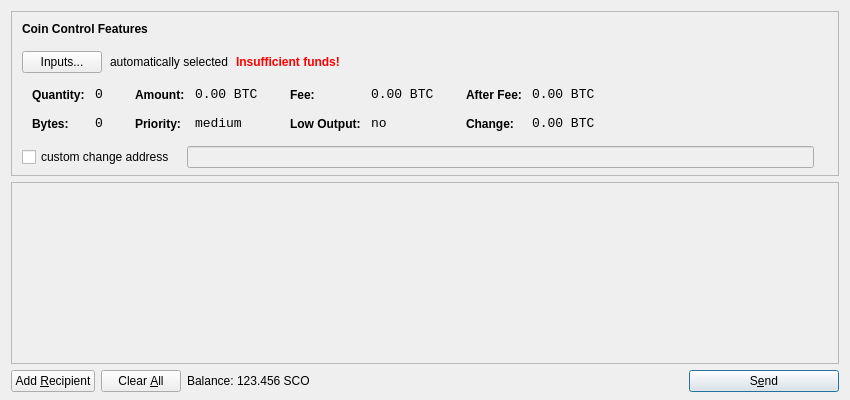
<?xml version="1.0" encoding="UTF-8"?>
<ui version="4.0">
 <class>SendCoinsDialog</class>
 <widget class="QDialog" name="SendCoinsDialog">
  <property name="geometry">
   <rect>
    <x>0</x>
    <y>0</y>
    <width>850</width>
    <height>400</height>
   </rect>
  </property>
  <property name="windowTitle">
   <string>Send Coins</string>
  </property>
  <layout class="QVBoxLayout" name="verticalLayout" stretch="0,1,0">
   <property name="bottomMargin">
    <number>8</number>
   </property>
   <item>
    <widget class="QFrame" name="frameCoinControl">
     <property name="sizePolicy">
      <sizepolicy hsizetype="Expanding" vsizetype="Expanding">
       <horstretch>0</horstretch>
       <verstretch>0</verstretch>
      </sizepolicy>
     </property>
     <property name="maximumSize">
      <size>
       <width>16777215</width>
       <height>16777215</height>
      </size>
     </property>
     <property name="frameShape">
      <enum>QFrame::StyledPanel</enum>
     </property>
     <property name="frameShadow">
      <enum>QFrame::Sunken</enum>
     </property>
     <layout class="QVBoxLayout" name="verticalLayoutCoinControl2">
      <property name="spacing">
       <number>-1</number>
      </property>
      <property name="leftMargin">
       <number>0</number>
      </property>
      <property name="topMargin">
       <number>0</number>
      </property>
      <property name="rightMargin">
       <number>0</number>
      </property>
      <property name="bottomMargin">
       <number>6</number>
      </property>
      <item>
       <layout class="QVBoxLayout" name="verticalLayoutCoinControl" stretch="0,0,0,0,1">
        <property name="spacing">
         <number>0</number>
        </property>
        <property name="leftMargin">
         <number>10</number>
        </property>
        <property name="topMargin">
         <number>10</number>
        </property>
        <item>
         <layout class="QHBoxLayout" name="horizontalLayoutCoinControl1">
          <property name="bottomMargin">
           <number>15</number>
          </property>
          <item>
           <widget class="QLabel" name="labelCoinControlFeatures">
            <property name="sizePolicy">
             <sizepolicy hsizetype="Preferred" vsizetype="Maximum">
              <horstretch>0</horstretch>
              <verstretch>0</verstretch>
             </sizepolicy>
            </property>
            <property name="font">
             <font>
              <weight>75</weight>
              <bold>true</bold>
             </font>
            </property>
            <property name="styleSheet">
             <string notr="true">font-weight:bold;</string>
            </property>
            <property name="text">
             <string>Coin Control Features</string>
            </property>
           </widget>
          </item>
         </layout>
        </item>
        <item>
         <layout class="QHBoxLayout" name="horizontalLayoutCoinControl2" stretch="0,0,0,0">
          <property name="spacing">
           <number>8</number>
          </property>
          <property name="bottomMargin">
           <number>10</number>
          </property>
          <item>
           <widget class="QPushButton" name="pushButtonCoinControl">
            <property name="styleSheet">
             <string notr="true"/>
            </property>
            <property name="text">
             <string>Inputs...</string>
            </property>
           </widget>
          </item>
          <item>
           <widget class="QLabel" name="labelCoinControlAutomaticallySelected">
            <property name="text">
             <string>automatically selected</string>
            </property>
            <property name="margin">
             <number>5</number>
            </property>
           </widget>
          </item>
          <item>
           <widget class="QLabel" name="labelCoinControlInsuffFunds">
            <property name="font">
             <font>
              <weight>75</weight>
              <bold>true</bold>
             </font>
            </property>
            <property name="styleSheet">
             <string notr="true">color:red;font-weight:bold;</string>
            </property>
            <property name="text">
             <string>Insufficient funds!</string>
            </property>
            <property name="margin">
             <number>5</number>
            </property>
           </widget>
          </item>
          <item>
           <spacer name="horizontalSpacerCoinControl">
            <property name="orientation">
             <enum>Qt::Horizontal</enum>
            </property>
            <property name="sizeHint" stdset="0">
             <size>
              <width>40</width>
              <height>1</height>
             </size>
            </property>
           </spacer>
          </item>
         </layout>
        </item>
        <item>
         <widget class="QWidget" name="widgetCoinControl" native="true">
          <property name="sizePolicy">
           <sizepolicy hsizetype="Preferred" vsizetype="Preferred">
            <horstretch>0</horstretch>
            <verstretch>0</verstretch>
           </sizepolicy>
          </property>
          <property name="minimumSize">
           <size>
            <width>0</width>
            <height>0</height>
           </size>
          </property>
          <property name="styleSheet">
           <string notr="true"/>
          </property>
          <layout class="QHBoxLayout" name="horizontalLayoutCoinControl5">
           <property name="margin">
            <number>0</number>
           </property>
           <item>
            <layout class="QHBoxLayout" name="horizontalLayoutCoinControl3" stretch="0,0,0,1">
             <property name="spacing">
              <number>20</number>
             </property>
             <property name="topMargin">
              <number>0</number>
             </property>
             <property name="bottomMargin">
              <number>10</number>
             </property>
             <item>
              <layout class="QFormLayout" name="formLayoutCoinControl1">
               <property name="horizontalSpacing">
                <number>10</number>
               </property>
               <property name="verticalSpacing">
                <number>14</number>
               </property>
               <property name="leftMargin">
                <number>10</number>
               </property>
               <property name="topMargin">
                <number>4</number>
               </property>
               <property name="rightMargin">
                <number>6</number>
               </property>
               <item row="0" column="0">
                <widget class="QLabel" name="labelCoinControlQuantityText">
                 <property name="styleSheet">
                  <string notr="true">font-weight:bold;</string>
                 </property>
                 <property name="text">
                  <string>Quantity:</string>
                 </property>
                 <property name="margin">
                  <number>0</number>
                 </property>
                </widget>
               </item>
               <item row="0" column="1">
                <widget class="QLabel" name="labelCoinControlQuantity">
                 <property name="font">
                  <font>
                   <family>Monospace</family>
                   <pointsize>10</pointsize>
                  </font>
                 </property>
                 <property name="cursor">
                  <cursorShape>IBeamCursor</cursorShape>
                 </property>
                 <property name="contextMenuPolicy">
                  <enum>Qt::ActionsContextMenu</enum>
                 </property>
                 <property name="text">
                  <string notr="true">0</string>
                 </property>
                 <property name="margin">
                  <number>0</number>
                 </property>
                 <property name="textInteractionFlags">
                  <set>Qt::LinksAccessibleByMouse|Qt::TextSelectableByKeyboard|Qt::TextSelectableByMouse</set>
                 </property>
                </widget>
               </item>
               <item row="1" column="0">
                <widget class="QLabel" name="labelCoinControlBytesText">
                 <property name="styleSheet">
                  <string notr="true">font-weight:bold;</string>
                 </property>
                 <property name="text">
                  <string>Bytes:</string>
                 </property>
                </widget>
               </item>
               <item row="1" column="1">
                <widget class="QLabel" name="labelCoinControlBytes">
                 <property name="font">
                  <font>
                   <family>Monospace</family>
                   <pointsize>10</pointsize>
                  </font>
                 </property>
                 <property name="cursor">
                  <cursorShape>IBeamCursor</cursorShape>
                 </property>
                 <property name="contextMenuPolicy">
                  <enum>Qt::ActionsContextMenu</enum>
                 </property>
                 <property name="text">
                  <string notr="true">0</string>
                 </property>
                 <property name="textInteractionFlags">
                  <set>Qt::LinksAccessibleByMouse|Qt::TextSelectableByKeyboard|Qt::TextSelectableByMouse</set>
                 </property>
                </widget>
               </item>
              </layout>
             </item>
             <item>
              <layout class="QFormLayout" name="formLayoutCoinControl2">
               <property name="horizontalSpacing">
                <number>10</number>
               </property>
               <property name="verticalSpacing">
                <number>14</number>
               </property>
               <property name="leftMargin">
                <number>6</number>
               </property>
               <property name="topMargin">
                <number>4</number>
               </property>
               <property name="rightMargin">
                <number>6</number>
               </property>
               <item row="0" column="0">
                <widget class="QLabel" name="labelCoinControlAmountText">
                 <property name="styleSheet">
                  <string notr="true">font-weight:bold;</string>
                 </property>
                 <property name="text">
                  <string>Amount:</string>
                 </property>
                 <property name="margin">
                  <number>0</number>
                 </property>
                </widget>
               </item>
               <item row="0" column="1">
                <widget class="QLabel" name="labelCoinControlAmount">
                 <property name="font">
                  <font>
                   <family>Monospace</family>
                   <pointsize>10</pointsize>
                  </font>
                 </property>
                 <property name="cursor">
                  <cursorShape>IBeamCursor</cursorShape>
                 </property>
                 <property name="contextMenuPolicy">
                  <enum>Qt::ActionsContextMenu</enum>
                 </property>
                 <property name="text">
                  <string notr="true">0.00 BTC</string>
                 </property>
                 <property name="textInteractionFlags">
                  <set>Qt::LinksAccessibleByMouse|Qt::TextSelectableByKeyboard|Qt::TextSelectableByMouse</set>
                 </property>
                </widget>
               </item>
               <item row="1" column="0">
                <widget class="QLabel" name="labelCoinControlPriorityText">
                 <property name="styleSheet">
                  <string notr="true">font-weight:bold;</string>
                 </property>
                 <property name="text">
                  <string>Priority:</string>
                 </property>
                </widget>
               </item>
               <item row="1" column="1">
                <widget class="QLabel" name="labelCoinControlPriority">
                 <property name="font">
                  <font>
                   <family>Monospace</family>
                   <pointsize>10</pointsize>
                  </font>
                 </property>
                 <property name="cursor">
                  <cursorShape>IBeamCursor</cursorShape>
                 </property>
                 <property name="contextMenuPolicy">
                  <enum>Qt::ActionsContextMenu</enum>
                 </property>
                 <property name="text">
                  <string>medium</string>
                 </property>
                 <property name="textInteractionFlags">
                  <set>Qt::LinksAccessibleByMouse|Qt::TextSelectableByKeyboard|Qt::TextSelectableByMouse</set>
                 </property>
                </widget>
               </item>
              </layout>
             </item>
             <item>
              <layout class="QFormLayout" name="formLayoutCoinControl3">
               <property name="horizontalSpacing">
                <number>10</number>
               </property>
               <property name="verticalSpacing">
                <number>14</number>
               </property>
               <property name="leftMargin">
                <number>6</number>
               </property>
               <property name="topMargin">
                <number>4</number>
               </property>
               <property name="rightMargin">
                <number>6</number>
               </property>
               <item row="0" column="0">
                <widget class="QLabel" name="labelCoinControlFeeText">
                 <property name="styleSheet">
                  <string notr="true">font-weight:bold;</string>
                 </property>
                 <property name="text">
                  <string>Fee:</string>
                 </property>
                 <property name="margin">
                  <number>0</number>
                 </property>
                </widget>
               </item>
               <item row="0" column="1">
                <widget class="QLabel" name="labelCoinControlFee">
                 <property name="font">
                  <font>
                   <family>Monospace</family>
                   <pointsize>10</pointsize>
                  </font>
                 </property>
                 <property name="cursor">
                  <cursorShape>IBeamCursor</cursorShape>
                 </property>
                 <property name="contextMenuPolicy">
                  <enum>Qt::ActionsContextMenu</enum>
                 </property>
                 <property name="text">
                  <string notr="true">0.00 BTC</string>
                 </property>
                 <property name="textInteractionFlags">
                  <set>Qt::LinksAccessibleByMouse|Qt::TextSelectableByKeyboard|Qt::TextSelectableByMouse</set>
                 </property>
                </widget>
               </item>
               <item row="1" column="0">
                <widget class="QLabel" name="labelCoinControlLowOutputText">
                 <property name="styleSheet">
                  <string notr="true">font-weight:bold;</string>
                 </property>
                 <property name="text">
                  <string>Low Output:</string>
                 </property>
                </widget>
               </item>
               <item row="1" column="1">
                <widget class="QLabel" name="labelCoinControlLowOutput">
                 <property name="font">
                  <font>
                   <family>Monospace</family>
                   <pointsize>10</pointsize>
                  </font>
                 </property>
                 <property name="cursor">
                  <cursorShape>IBeamCursor</cursorShape>
                 </property>
                 <property name="contextMenuPolicy">
                  <enum>Qt::ActionsContextMenu</enum>
                 </property>
                 <property name="text">
                  <string>no</string>
                 </property>
                 <property name="textInteractionFlags">
                  <set>Qt::LinksAccessibleByMouse|Qt::TextSelectableByKeyboard|Qt::TextSelectableByMouse</set>
                 </property>
                </widget>
               </item>
              </layout>
             </item>
             <item>
              <layout class="QFormLayout" name="formLayoutCoinControl4">
               <property name="horizontalSpacing">
                <number>10</number>
               </property>
               <property name="verticalSpacing">
                <number>14</number>
               </property>
               <property name="leftMargin">
                <number>6</number>
               </property>
               <property name="topMargin">
                <number>4</number>
               </property>
               <property name="rightMargin">
                <number>6</number>
               </property>
               <item row="0" column="0">
                <widget class="QLabel" name="labelCoinControlAfterFeeText">
                 <property name="styleSheet">
                  <string notr="true">font-weight:bold;</string>
                 </property>
                 <property name="text">
                  <string>After Fee:</string>
                 </property>
                 <property name="margin">
                  <number>0</number>
                 </property>
                </widget>
               </item>
               <item row="0" column="1">
                <widget class="QLabel" name="labelCoinControlAfterFee">
                 <property name="font">
                  <font>
                   <family>Monospace</family>
                   <pointsize>10</pointsize>
                  </font>
                 </property>
                 <property name="cursor">
                  <cursorShape>IBeamCursor</cursorShape>
                 </property>
                 <property name="contextMenuPolicy">
                  <enum>Qt::ActionsContextMenu</enum>
                 </property>
                 <property name="text">
                  <string notr="true">0.00 BTC</string>
                 </property>
                 <property name="textInteractionFlags">
                  <set>Qt::LinksAccessibleByMouse|Qt::TextSelectableByKeyboard|Qt::TextSelectableByMouse</set>
                 </property>
                </widget>
               </item>
               <item row="1" column="0">
                <widget class="QLabel" name="labelCoinControlChangeText">
                 <property name="styleSheet">
                  <string notr="true">font-weight:bold;</string>
                 </property>
                 <property name="text">
                  <string>Change:</string>
                 </property>
                </widget>
               </item>
               <item row="1" column="1">
                <widget class="QLabel" name="labelCoinControlChange">
                 <property name="font">
                  <font>
                   <family>Monospace</family>
                   <pointsize>10</pointsize>
                  </font>
                 </property>
                 <property name="cursor">
                  <cursorShape>IBeamCursor</cursorShape>
                 </property>
                 <property name="contextMenuPolicy">
                  <enum>Qt::ActionsContextMenu</enum>
                 </property>
                 <property name="text">
                  <string notr="true">0.00 BTC</string>
                 </property>
                 <property name="textInteractionFlags">
                  <set>Qt::LinksAccessibleByMouse|Qt::TextSelectableByKeyboard|Qt::TextSelectableByMouse</set>
                 </property>
                </widget>
               </item>
              </layout>
             </item>
            </layout>
           </item>
          </layout>
         </widget>
        </item>
        <item>
         <layout class="QHBoxLayout" name="horizontalLayoutCoinControl4" stretch="0,0,0">
          <property name="spacing">
           <number>12</number>
          </property>
          <property name="sizeConstraint">
           <enum>QLayout::SetDefaultConstraint</enum>
          </property>
          <property name="topMargin">
           <number>5</number>
          </property>
          <property name="rightMargin">
           <number>5</number>
          </property>
          <item>
           <widget class="QCheckBox" name="checkBoxCoinControlChange">
            <property name="text">
             <string>custom change address</string>
            </property>
           </widget>
          </item>
          <item>
           <widget class="QLineEdit" name="lineEditCoinControlChange">
            <property name="enabled">
             <bool>false</bool>
            </property>
            <property name="sizePolicy">
             <sizepolicy hsizetype="Expanding" vsizetype="Fixed">
              <horstretch>0</horstretch>
              <verstretch>0</verstretch>
             </sizepolicy>
            </property>
           </widget>
          </item>
          <item>
           <widget class="QLabel" name="labelCoinControlChangeLabel">
            <property name="sizePolicy">
             <sizepolicy hsizetype="Preferred" vsizetype="Expanding">
              <horstretch>0</horstretch>
              <verstretch>0</verstretch>
             </sizepolicy>
            </property>
            <property name="minimumSize">
             <size>
              <width>0</width>
              <height>0</height>
             </size>
            </property>
            <property name="text">
             <string/>
            </property>
            <property name="margin">
             <number>3</number>
            </property>
           </widget>
          </item>
         </layout>
        </item>
        <item>
         <spacer name="verticalSpacerCoinControl">
          <property name="orientation">
           <enum>Qt::Vertical</enum>
          </property>
          <property name="sizeHint" stdset="0">
           <size>
            <width>800</width>
            <height>1</height>
           </size>
          </property>
         </spacer>
        </item>
       </layout>
      </item>
     </layout>
    </widget>
   </item>
   <item>
    <widget class="QScrollArea" name="scrollArea">
     <property name="widgetResizable">
      <bool>true</bool>
     </property>
     <widget class="QWidget" name="scrollAreaWidgetContents">
      <property name="geometry">
       <rect>
        <x>0</x>
        <y>0</y>
        <width>830</width>
        <height>165</height>
       </rect>
      </property>
      <layout class="QVBoxLayout" name="verticalLayout_2">
       <property name="margin">
        <number>0</number>
       </property>
       <item>
        <layout class="QVBoxLayout" name="entries">
         <property name="spacing">
          <number>6</number>
         </property>
        </layout>
       </item>
       <item>
        <spacer name="verticalSpacer">
         <property name="orientation">
          <enum>Qt::Vertical</enum>
         </property>
         <property name="sizeHint" stdset="0">
          <size>
           <width>20</width>
           <height>40</height>
          </size>
         </property>
        </spacer>
       </item>
      </layout>
     </widget>
    </widget>
   </item>
   <item>
    <layout class="QHBoxLayout" name="horizontalLayout">
     <item>
      <widget class="QPushButton" name="addButton">
       <property name="toolTip">
        <string>Send to multiple recipients at once</string>
       </property>
       <property name="text">
        <string>Add &amp;Recipient</string>
       </property>
       <property name="icon">
        <iconset resource="../bitcoin.qrc">
         <normaloff>:/icons/add</normaloff>:/icons/add</iconset>
       </property>
       <property name="autoDefault">
        <bool>false</bool>
       </property>
      </widget>
     </item>
     <item>
      <widget class="QPushButton" name="clearButton">
       <property name="sizePolicy">
        <sizepolicy hsizetype="Minimum" vsizetype="Fixed">
         <horstretch>0</horstretch>
         <verstretch>0</verstretch>
        </sizepolicy>
       </property>
       <property name="toolTip">
        <string>Remove all transaction fields</string>
       </property>
       <property name="text">
        <string>Clear &amp;All</string>
       </property>
       <property name="icon">
        <iconset resource="../bitcoin.qrc">
         <normaloff>:/icons/remove</normaloff>:/icons/remove</iconset>
       </property>
       <property name="autoRepeatDelay">
        <number>300</number>
       </property>
       <property name="autoDefault">
        <bool>false</bool>
       </property>
      </widget>
     </item>
     <item>
      <layout class="QHBoxLayout" name="horizontalLayout_2">
       <property name="spacing">
        <number>3</number>
       </property>
       <item>
        <widget class="QLabel" name="label">
         <property name="text">
          <string>Balance:</string>
         </property>
        </widget>
       </item>
       <item>
        <widget class="QLabel" name="labelBalance">
         <property name="cursor">
          <cursorShape>IBeamCursor</cursorShape>
         </property>
         <property name="text">
          <string>123.456 SCO</string>
         </property>
         <property name="textInteractionFlags">
          <set>Qt::LinksAccessibleByMouse|Qt::TextSelectableByKeyboard|Qt::TextSelectableByMouse</set>
         </property>
        </widget>
       </item>
      </layout>
     </item>
     <item>
      <spacer name="horizontalSpacer">
       <property name="orientation">
        <enum>Qt::Horizontal</enum>
       </property>
       <property name="sizeHint" stdset="0">
        <size>
         <width>40</width>
         <height>20</height>
        </size>
       </property>
      </spacer>
     </item>
     <item>
      <widget class="QPushButton" name="sendButton">
       <property name="minimumSize">
        <size>
         <width>150</width>
         <height>0</height>
        </size>
       </property>
       <property name="toolTip">
        <string>Confirm the send action</string>
       </property>
       <property name="text">
        <string>S&amp;end</string>
       </property>
       <property name="icon">
        <iconset resource="../bitcoin.qrc">
         <normaloff>:/icons/send</normaloff>:/icons/send</iconset>
       </property>
       <property name="default">
        <bool>true</bool>
       </property>
      </widget>
     </item>
    </layout>
   </item>
  </layout>
 </widget>
 <resources>
  <include location="../bitcoin.qrc"/>
 </resources>
 <connections/>
</ui>
